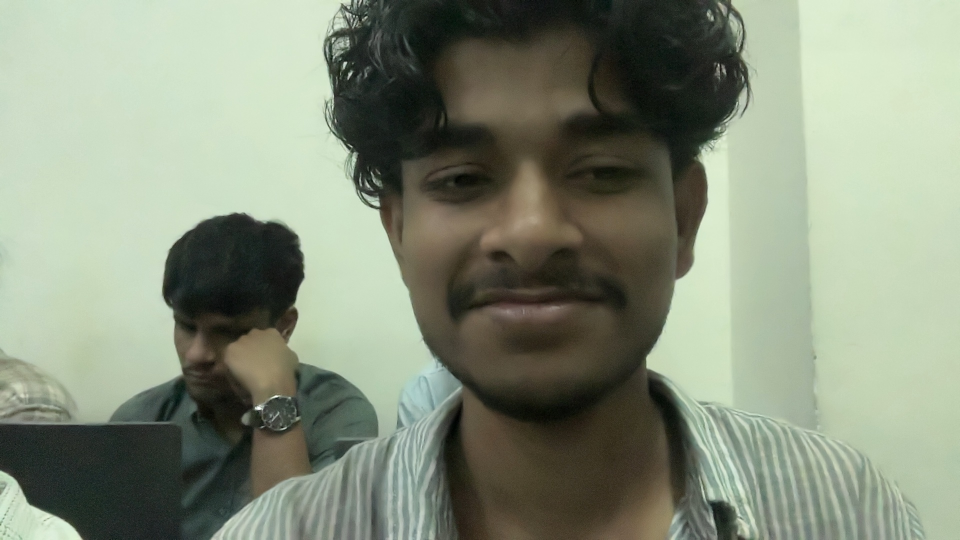
#> input picture dataset/Ankit Singh/0.jpg, 1920 x 1080 px, given in place of the camera (shown at 1/2 size)
$ python dataset_creator.py
#> lines starting #> are read from the running program, lines starting #| are printed output that depends on the picture; after the words box and inside, x2 and y2 are one past the last pixel; in counts of white or black regions, pixels touching at a corner belong together
import cv2
import os
import time

name = input("Enter student name: ")
#> the answer given: ../dataset/Ankit Singh/0.jpg
path = f"dataset/{name}"

if not os.path.exists(path):
    os.makedirs(path)

cap = cv2.VideoCapture(0)

if not cap.isOpened():
    print("Camera not working")
    exit()

face_cascade = cv2.CascadeClassifier('models/haarcascade_frontalface_default.xml')

count = 0

print("Look at camera... Capturing starts in 3 seconds")
time.sleep(3)

while True:
    ret, frame = cap.read()
#> frame is the input picture: shape (1080, 1920, 3); mean B, G, R 123.3, 142.4, 133.8

    if not ret:
        continue

    gray = cv2.cvtColor(frame, cv2.COLOR_BGR2GRAY)
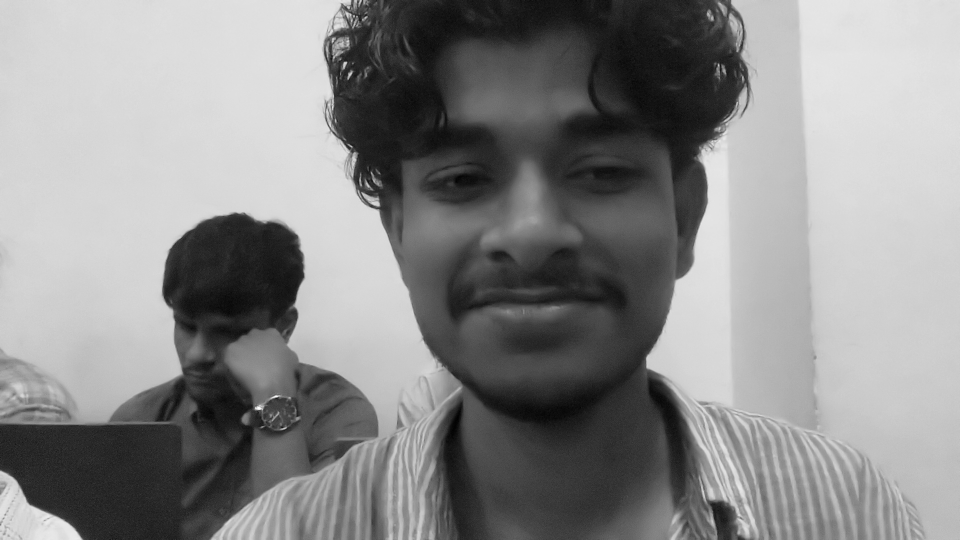
#> gray: shape (1080, 1920) (shown at 1/2 size); min 0, max 255, mean 137.7
    faces = face_cascade.detectMultiScale(gray, 1.3, 5)
#> faces = [[727, 84, 664, 664]]

    for (x,y,w,h) in faces:
        # 🔥 Use COLOR image (not gray)
        face = frame[y:y+h, x:x+w]
        face = cv2.resize(face, (200,200))

        file_name = f"{path}/{count}.jpg"
        cv2.imwrite(file_name, face)

        count += 1

        cv2.rectangle(frame, (x,y), (x+w,y+h), (0,255,0), 2)
        cv2.putText(frame, f"Images: {count}", (40,50),
                    cv2.FONT_HERSHEY_SIMPLEX, 1, (0,255,0), 2)

        time.sleep(0.3)
#> this loop made 1 pass
#> (x, y, w, h, count) on pass 1: (727, 84, 664, 664, 1)
#> pass 1, `face = frame[y:y+h, x:x+w]`:
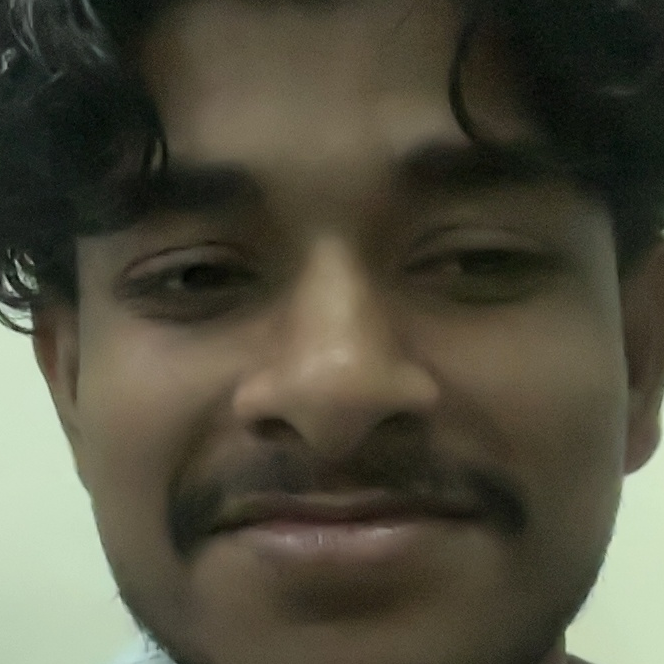
#> face: shape (664, 664, 3); mean B, G, R 62.1, 77.7, 80.2
#> after the loop:
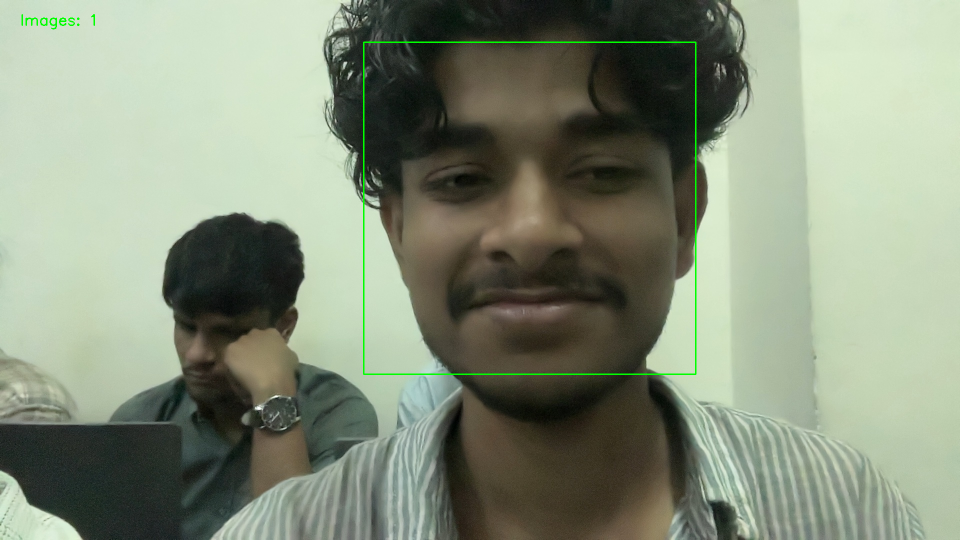
#> frame: shape (1080, 1920, 3) (shown at 1/2 size); 0.43% of pixels changed, all inside (x1, y1, x2, y2) = (43, 28, 1393, 750)
#> after the loop, count = 1

    cv2.imshow("Dataset Creator", frame)

    if cv2.waitKey(1) == 27:
#> (key Esc is pressed here)
        break

    if count >= 50:
        print("High-quality dataset collected!")
        break

cap.release()
cv2.destroyAllWindows()

$ run again, on dataset/Ankit Singh/10.jpg
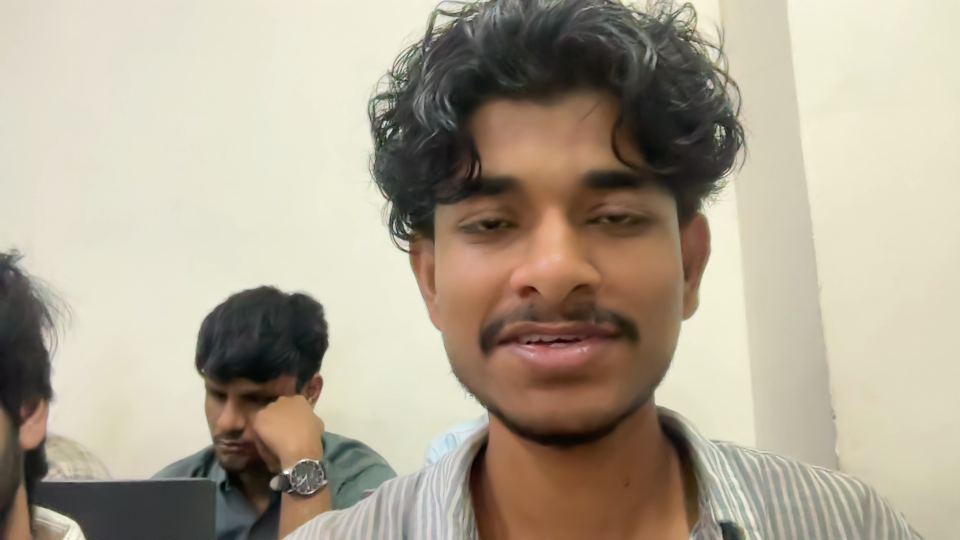
#> input picture dataset/Ankit Singh/10.jpg, 1920 x 1080 px, given in place of the camera (shown at 1/2 size)
#> frame is the input picture: shape (1080, 1920, 3); mean B, G, R 146.5, 164.8, 174.7
#> faces = [[770, 166, 681, 681]]
#> the loop `for (x,y,w,h) in faces:` made 1 pass
#> (x, y, w, h, count) on pass 1: (770, 166, 681, 681, 1)
#> pass 1, `face = frame[y:y+h, x:x+w]`:
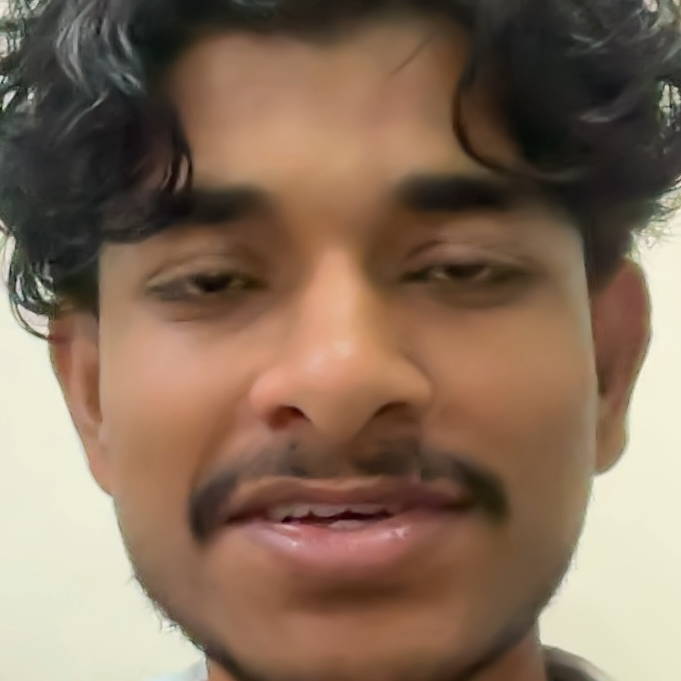
#> face: shape (681, 681, 3); mean B, G, R 89.8, 109.5, 133.3
#> after the loop `for (x,y,w,h) in faces:`:
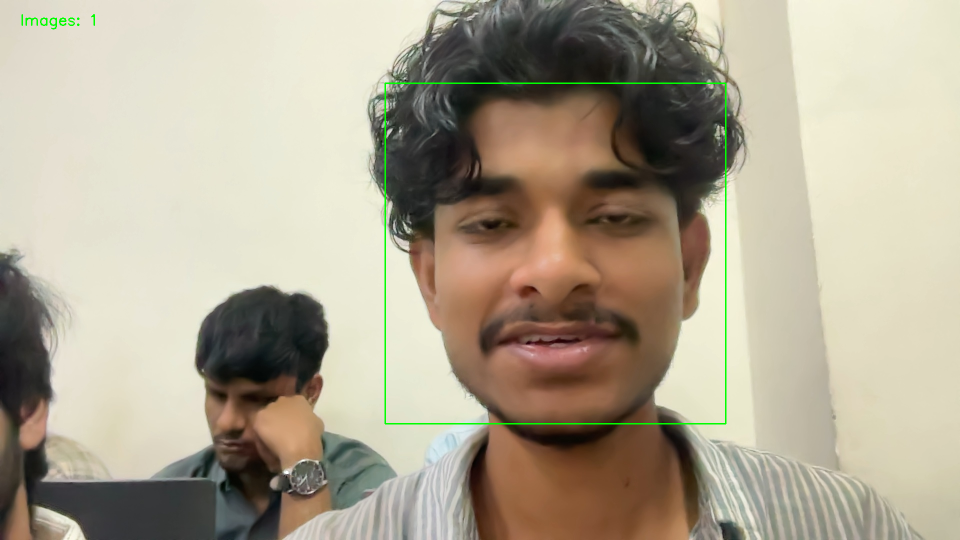
#> frame: shape (1080, 1920, 3) (shown at 1/2 size); 0.44% of pixels changed, all inside (x1, y1, x2, y2) = (43, 28, 1453, 849)
#> after the loop `for (x,y,w,h) in faces:`: count = 1
